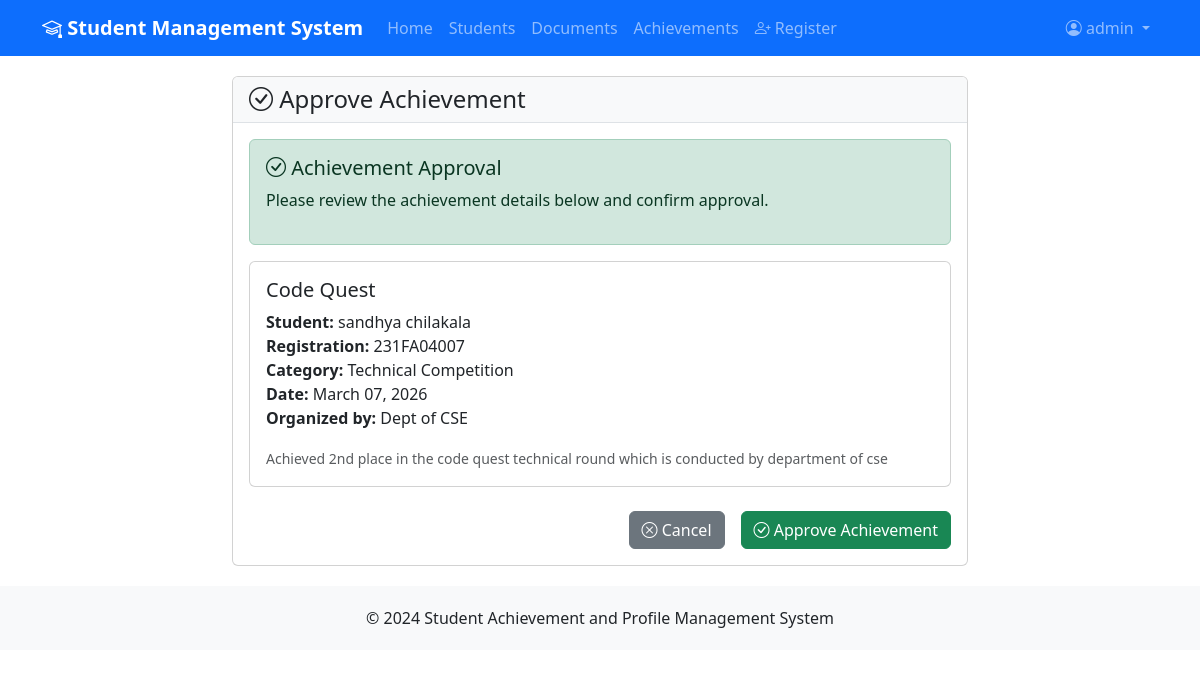
Page /achievements/1/approve/ (signed in) on the committed database.
### accounts/models.py (models this page shows, shortened)
class CustomUser(AbstractUser):
    USER_TYPE_CHOICES = [
        ('STUDENT', 'Student'),
        ('STAFF', 'Staff Member'),
        ('ADMIN', 'Administrator'),
    ]
    user_type = models.CharField(max_length=10, choices=USER_TYPE_CHOICES, default='STUDENT')
    student_profile = models.OneToOneField('students.Student', on_delete=models.CASCADE, null=True, blank=True, related_name='user_account')
    groups = models.ManyToManyField(
        'auth.Group',
        verbose_name='groups',
        blank=True,
        help_text='The groups this user belongs to.',
        related_name='customuser_set',
        related_query_name='customuser',
    )
    user_permissions = models.ManyToManyField(
        'auth.Permission',
        verbose_name='user permissions',
        blank=True,
        help_text='Specific permissions for this user.',
        related_name='customuser_set',
        related_query_name='customuser',
    )

### achievements/models.py (models this page shows, shortened)
class Achievement(models.Model):
    ACHIEVEMENT_CATEGORIES = [
        ('HACKATHON', 'Hackathon'),
        ('INTERNSHIP', 'Internship'),
        ('RESEARCH', 'Research Publication'),
        ('TECH_COMP', 'Technical Competition'),
        ('SPORTS', 'Sports Achievement'),
        ('CULTURAL', 'Cultural Activity'),
        ('WORKSHOP', 'Workshop/Seminar'),
        ('OTHER', 'Other Achievement'),
    ]
    student = models.ForeignKey(Student, on_delete=models.CASCADE, related_name='achievements')
    title = models.CharField(max_length=200)
    category = models.CharField(max_length=20, choices=ACHIEVEMENT_CATEGORIES)
    description = models.TextField()
    date = models.DateField()
    organizing_body = models.CharField(max_length=200)
    certificate = models.FileField(upload_to='achievements/certificates/', null=True, blank=True)
    proof_document = models.FileField(upload_to='achievements/proofs/', null=True, blank=True)
    STATUS_CHOICES = [
        ('PENDING', 'Pending Verification'),
        ('APPROVED', 'Approved'),
        ('REJECTED', 'Rejected'),
    ]
    status = models.CharField(max_length=20, choices=STATUS_CHOICES, default='PENDING')
    verified_by = models.ForeignKey(
        settings.AUTH_USER_MODEL,
        on_delete=models.SET_NULL,
        null=True,
        blank=True,
        related_name='verified_achievements'
    )
    verified_at = models.DateTimeField(null=True, blank=True)
    rejection_reason = models.TextField(blank=True)
    created_at = models.DateTimeField(auto_now_add=True)
    updated_at = models.DateTimeField(auto_now=True)
    class Meta:
        ordering = ['-date', '-created_at']
        verbose_name = 'Achievement'
        verbose_name_plural = 'Achievements'

### students/models.py (models this page shows, shortened)
class Student(models.Model):
    BATCH_PREFIX = "231"  # You can change this based on year
    DEPARTMENT_CODE = "FA"  # Department code
    SEQUENCE_START = 4001  # Starting sequence number
    registration_number = models.CharField(max_length=20, unique=True, editable=False)
    first_name = models.CharField(max_length=100)
    last_name = models.CharField(max_length=100)
    email = models.EmailField(unique=True)
    phone = models.CharField(max_length=15)
    date_of_birth = models.DateField()
    address = models.TextField()
    ADMISSION_CATEGORIES = [
        ('VSAT', 'VSAT'),
        ('EAMCET', 'EAMCET'),
        ('JEE', 'JEE Main/Advanced'),
        ('MANAGEMENT', 'Management Quota'),
        ('OTHER', 'Other'),
    ]
    admission_category = models.CharField(max_length=20, choices=ADMISSION_CATEGORIES)
    program = models.CharField(max_length=100)
    enrollment_date = models.DateField()
    created_at = models.DateTimeField(auto_now_add=True)
    updated_at = models.DateTimeField(auto_now=True)
    class Meta:
        ordering = ['-created_at']
        verbose_name = 'Student'
        verbose_name_plural = 'Students'
    @property
    def full_name(self):
        return f"{self.first_name} {self.last_name}"

### achievements/views.py (the view)
# urls.py: path('achievements/<int:pk>/approve/', views.achievement_approve, name='achievement_approve'),
@login_required
def achievement_approve(request, pk):
    achievement = get_object_or_404(Achievement, pk=pk)
    if request.method == 'POST':
        achievement.status = 'APPROVED'
        achievement.verified_by = request.user
        achievement.save()
        messages.success(request, 'Achievement approved successfully!')
        return redirect('achievement_detail', pk=achievement.pk)
    return render(request, 'achievements/approve.html', {'achievement': achievement})

### templates/achievements/approve.html (shortened to what this page needs)
{% extends 'base.html' %}
{% block content %}
<div class="row justify-content-center">
    <div class="col-md-8">
        <div class="card">
            <div class="card-header">
                <h4 class="card-title mb-0">
                    <i class="bi bi-check-circle"></i> Approve Achievement
                </h4>
            </div>
            <div class="card-body">
                <div class="alert alert-success">
                    <h5><i class="bi bi-check-circle"></i> Achievement Approval</h5>
                    <p>Please review the achievement details below and confirm approval.</p>
                </div>
                <div class="card mb-4">
                    <div class="card-body">
                        <h5 class="card-title">{{ achievement.title }}</h5>
                        <p class="card-text">
                            <strong>Student:</strong> {{ achievement.student.full_name }}<br>
                            <strong>Registration:</strong> {{ achievement.student.registration_number }}<br>
                            <strong>Category:</strong> {{ achievement.get_category_display }}<br>
                            <strong>Date:</strong> {{ achievement.date|date:"F d, Y" }}<br>
                            <strong>Organized by:</strong> {{ achievement.organizing_body }}
                        </p>
                        <p class="card-text">
                            <small class="text-muted">{{ achievement.description|truncatewords:30 }}</small>
                        </p>
                    </div>
                </div>
                <form method="post">
                    <div class="d-grid gap-2 d-md-flex justify-content-md-end">
                        <a href="{% url 'achievement_detail' achievement.pk %}" class="btn btn-secondary me-md-2">
                            <i class="bi bi-x-circle"></i> Cancel
                        </a>
                        <button type="submit" class="btn btn-success">
                            <i class="bi bi-check-circle"></i> Approve Achievement
                        </button>
                    </div>
                </form>
            </div>
        </div>
    </div>
</div>
{% endblock %}

### templates/base.html (shortened to what this page needs)
<!DOCTYPE html>
<html lang="en">
<head>
    <link href="https://cdn.jsdelivr.net/npm/bootstrap@5.3.0/dist/css/bootstrap.min.css" rel="stylesheet">
    <link rel="stylesheet" href="https://cdn.jsdelivr.net/npm/bootstrap-icons@1.10.0/font/bootstrap-icons.css">
</head>
<body>
    <nav class="navbar navbar-expand-lg navbar-dark bg-primary">
        <div class="container">
            <a class="navbar-brand" href="{% url 'home' %}">
                <i class="bi bi-mortarboard"></i> Student Management System
            </a>
            <div class="collapse navbar-collapse" id="navbarNav">
                <ul class="navbar-nav me-auto">
                    <li class="nav-item">
                        <a class="nav-link" href="{% url 'home' %}">Home</a>
                    </li>
                    <li class="nav-item">
                        <a class="nav-link" href="{% url 'student_list' %}">Students</a>
                    </li>
                    <li class="nav-item">
                        <a class="nav-link" href="{% url 'document_list' %}">Documents</a>
                    </li>
                    <li class="nav-item">
                        <a class="nav-link" href="{% url 'achievement_list' %}">Achievements</a>
                    </li>
                    <li class="nav-item">
                        <a class="nav-link" href="{% url 'student_self_register' %}">
                            <i class="bi bi-person-plus"></i> Register
                        </a>
                    </li>
                </ul>
                <ul class="navbar-nav">
                    {% if user.is_authenticated %}
                        <li class="nav-item dropdown">
                            <a class="nav-link dropdown-toggle" href="#" role="button" data-bs-toggle="dropdown">
                                <i class="bi bi-person-circle"></i> {{ user.username }}
                            </a>
                        </li>
                    {% endif %}
                </ul>
            </div>
        </div>
    </nav>
    <main class="main-content">
        <div class="container">
            {% block content %}
            {% endblock %}
        </div>
    </main>
    <footer class="footer mt-auto">
        <div class="container text-center">
            <p class="mb-0">&copy; 2024 Student Achievement and Profile Management System</p>
        </div>
    </footer>
</body>
</html>

### templates/base.html (style rules this page uses)
.navbar-brand { font-weight: bold; }
.main-content { padding: 20px 0; }
.card-header { background-color: #f8f9fa; border-bottom: 1px solid #dee2e6; }
.footer { background-color: #f8f9fa; padding: 20px 0; margin-top: 40px; }

### rows in the picture
CustomUser: username "admin"
Achievement: title "Code Quest", student.full_name "sandhya chilakala", student.registration_number "231FA04007", category "Technical Competition", date "March 07, 2026", organizing_body "Dept of CSE", description "Achieved 2nd place in the code quest technical round which is conducted by department of cse"
